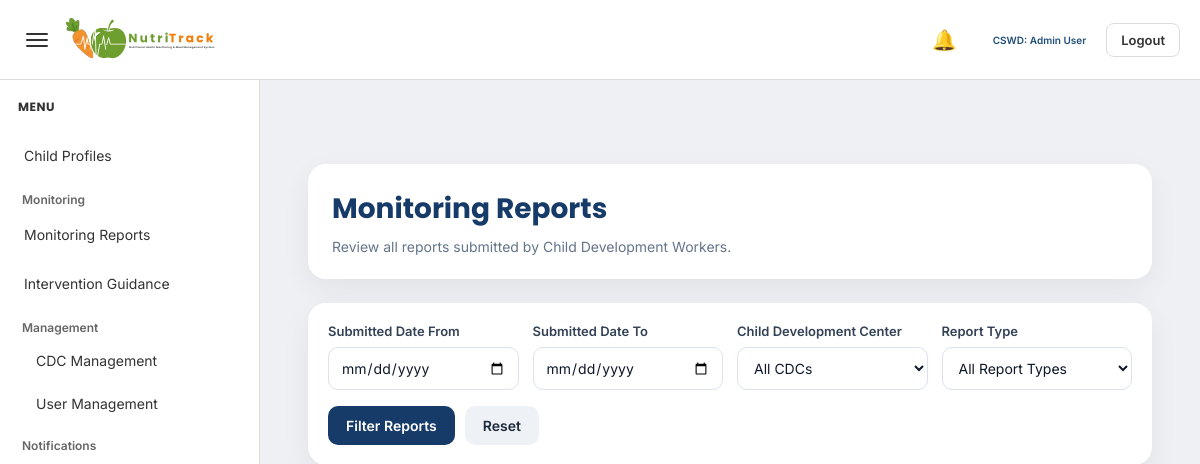
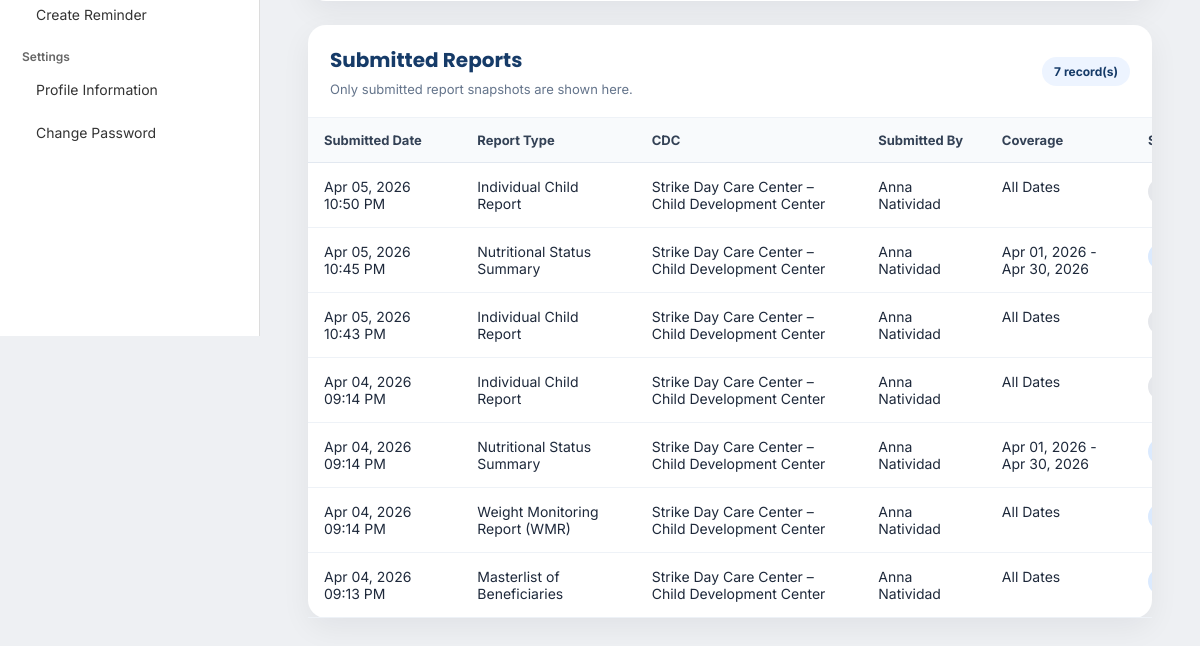
Page /admin/monitoring_reports.php (signed in) on the earlier database version (2 pictures, top to bottom).
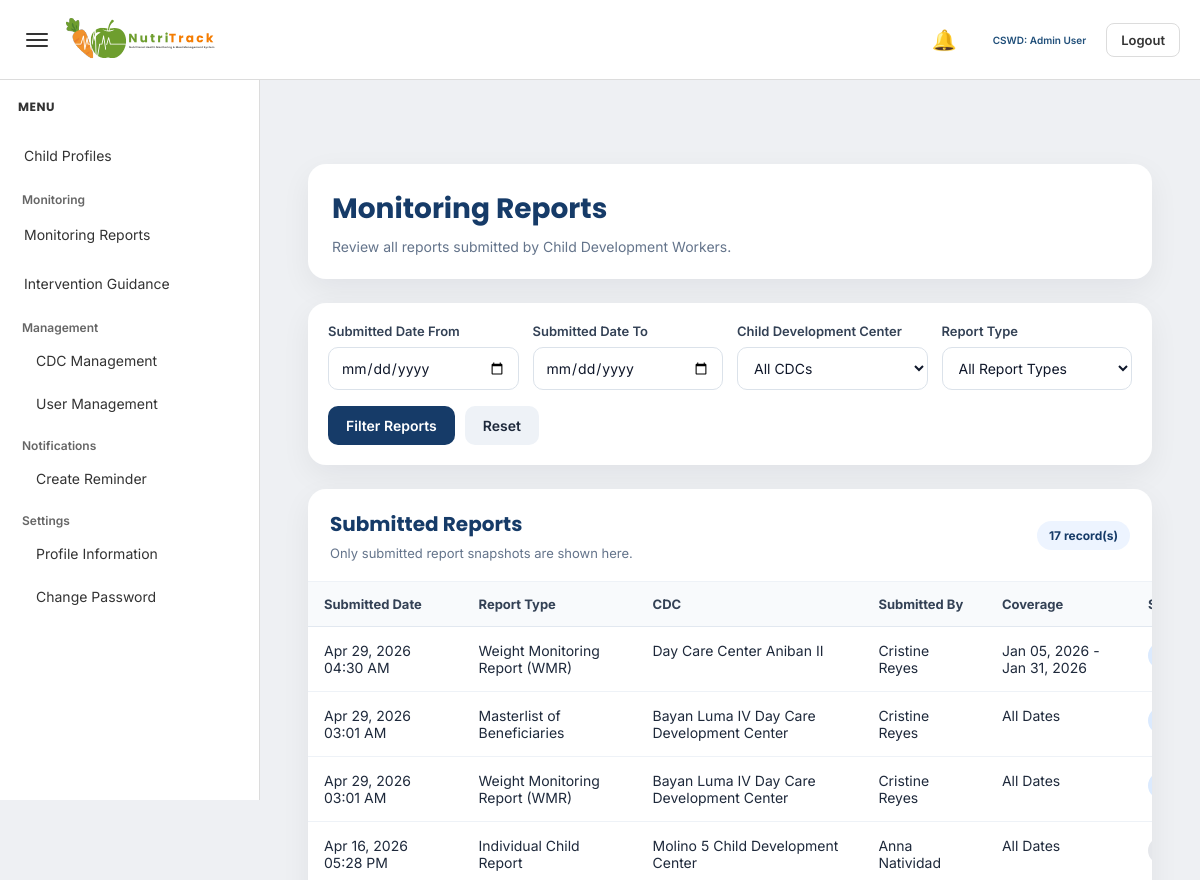
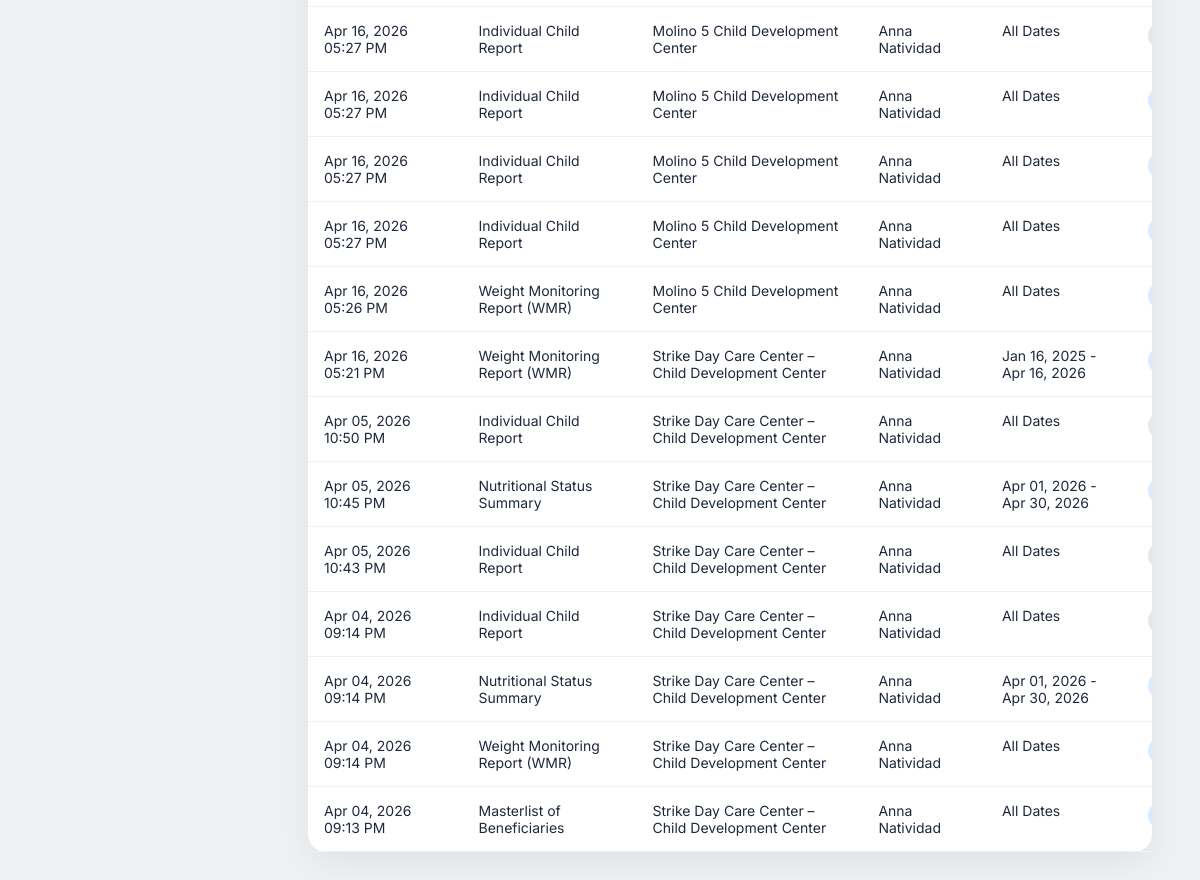
Same page on the later database version (2 pictures, top to bottom).
### tables this page shows
CREATE TABLE `submitted_reports` (
  `submitted_report_id` int(11) NOT NULL,
  `report_type` varchar(100) NOT NULL,
  `cdc_id` int(11) NOT NULL,
  `submitted_by` int(11) NOT NULL,
  `date_from` date DEFAULT NULL,
  `date_to` date DEFAULT NULL,
  `submitted_at` datetime NOT NULL DEFAULT current_timestamp(),
  `status` varchar(50) NOT NULL DEFAULT 'submitted',
  `report_payload` longtext NOT NULL
);

CREATE TABLE `cdc` (
  `cdc_id` int(11) NOT NULL,
  `cdc_name` varchar(100) DEFAULT NULL,
  `barangay` varchar(100) DEFAULT NULL,
  `address` text DEFAULT NULL,
  `status` varchar(20) DEFAULT 'Active',
  `created_at` timestamp NOT NULL DEFAULT current_timestamp()
);

### admin/monitoring_reports.php (the view, shortened to what this page needs)
<?php
include '../config/database.php';
function h($value)
{
    return htmlspecialchars((string)$value, ENT_QUOTES, 'UTF-8');
}
$date_from = isset($_GET['date_from']) ? trim($_GET['date_from']) : '';
$date_to = isset($_GET['date_to']) ? trim($_GET['date_to']) : '';
$report_type_options = [
    'masterlist' => 'Masterlist of Beneficiaries',
    'individual_child' => 'Individual Child Report',
    'feeding_attendance' => 'Feeding Attendance Report',
    'wmr' => 'Weight Monitoring Report (WMR)',
    'nutritional_status_summary' => 'Nutritional Status Summary',
    'terminal_report' => 'Terminal Report'
];
$sql = "
    SELECT
        sr.submitted_report_id,
        sr.report_type,
        sr.cdc_id,
        sr.submitted_by,
        sr.date_from,
        sr.date_to,
        sr.submitted_at,
        sr.status,
        c.cdc_name,
        c.barangay,
        CONCAT(
            COALESCE(u.first_name, ''),
            CASE
                WHEN u.first_name IS NOT NULL AND u.first_name != '' AND u.last_name IS NOT NULL AND u.last_name != '' THEN ' '
                ELSE ''
            END,
            COALESCE(u.last_name, '')
        ) AS submitted_by_name
    FROM submitted_reports sr
    INNER JOIN cdc c ON sr.cdc_id = c.cdc_id
    INNER JOIN users u ON sr.submitted_by = u.user_id
    WHERE 1=1
";
$sql .= " ORDER BY sr.submitted_at DESC, sr.submitted_report_id DESC ";
$stmt = mysqli_prepare($conn, $sql);
$report_rows = [];
$error_message = '';
if ($stmt) {
    mysqli_stmt_execute($stmt);
    $result = mysqli_stmt_get_result($stmt);
    if ($result) {
        while ($row = mysqli_fetch_assoc($result)) {
            $report_rows[] = $row;
        }
    } else {
        $error_message = 'Failed to load submitted reports.';
    }
} else {
    $error_message = 'Failed to prepare submitted reports query.';
}
?>
<!DOCTYPE html>
<html lang="en">
<head>
    <link rel="stylesheet" href="../assets/admin-style.css">
</head>
<body>
<?php include '../includes/admin_topbar.php'; ?>
<?php include '../includes/admin_sidebar.php'; ?>
<div class="main-content" id="mainContent">
    <div class="reports-wrapper">
        <div class="reports-header-card">
            <div class="reports-header">
                <h1>Monitoring Reports</h1>
                <p>Review all reports submitted by Child Development Workers.</p>
            </div>
        </div>
        <div class="filter-card">
            <form method="GET" action="">
                <div class="filter-grid">
                    <div class="form-group">
                        <label for="date_from">Submitted Date From</label>
                        <input type="date" id="date_from" name="date_from" class="form-control" value="<?php echo h($date_from); ?>">
                    </div>
                    <div class="form-group">
                        <label for="date_to">Submitted Date To</label>
                        <input type="date" id="date_to" name="date_to" class="form-control" value="<?php echo h($date_to); ?>">
                    </div>
                    <div class="form-group">
                        <label for="cdc_id">Child Development Center</label>
                        <select id="cdc_id" name="cdc_id" class="form-control">
                            <option value="">All CDCs</option>
                        </select>
                    </div>
                    <div class="form-group">
                        <label for="report_type">Report Type</label>
                        <select id="report_type" name="report_type" class="form-control">
                            <option value="">All Report Types</option>
                        </select>
                    </div>
                </div>
                <div class="filter-actions">
                    <button type="submit" class="filter-btn primary">Filter Reports</button>
                    <a href="monitoring_reports.php" class="filter-btn secondary">Reset</a>
                </div>
            </form>
        </div>
        <div class="table-card">
            <div class="table-header">
                <div>
                    <h2>Submitted Reports</h2>
                    <p>Only submitted report snapshots are shown here.</p>
                </div>
                <div>
                    <span class="record-count"><?php echo count($report_rows); ?> record(s)</span>
                </div>
            </div>
            <?php if (empty($report_rows) && $error_message === ''): ?>
                <div class="empty-state">
                    <h3>No submitted reports found</h3>
                    <p>There are no matching submitted reports for the selected filters.</p>
                </div>
            <?php else: ?>
                <div class="table-wrap">
                    <table class="reports-table">
                        <thead>
                            <tr>
                                <th>Submitted Date</th>
                                <th>Report Type</th>
                                <th>CDC</th>
                                <th>Submitted By</th>
                                <th>Coverage</th>
                                <th>Status</th>
                            </tr>
                        </thead>
                        <tbody>
                            <?php foreach ($report_rows as $row): ?>
                                <?php
                                    $status = strtolower(trim((string)$row['status']));
                                    $status_class = 'status-default';
                                    if ($status === 'submitted') {
                                        $status_class = 'status-submitted';
                                    } elseif ($status === 'reviewed') {
                                        $status_class = 'status-reviewed';
                                    } elseif ($status === 'approved') {
                                        $status_class = 'status-approved';
                                    } elseif ($status === 'returned') {
                                        $status_class = 'status-returned';
                                    }
                                    $coverage_text = 'All Dates';
                                    if (!empty($row['date_from']) && !empty($row['date_to'])) {
                                        $coverage_text = date('M d, Y', strtotime($row['date_from'])) . ' - ' . date('M d, Y', strtotime($row['date_to']));
                                    } elseif (!empty($row['date_from'])) {
                                        $coverage_text = 'From ' . date('M d, Y', strtotime($row['date_from']));
                                    } elseif (!empty($row['date_to'])) {
                                        $coverage_text = 'Up to ' . date('M d, Y', strtotime($row['date_to']));
                                    }
                                    $display_report_type = isset($report_type_options[$row['report_type']])
                                        ? $report_type_options[$row['report_type']]
                                        : ucwords(str_replace('_', ' ', $row['report_type']));
                                ?>
                                <tr>
                                    <td><?php echo h(date('M d, Y h:i A', strtotime($row['submitted_at']))); ?></td>
                                    <td><?php echo h($display_report_type); ?></td>
                                    <td><?php echo h($row['cdc_name']); ?></td>
                                    <td><?php echo h($row['submitted_by_name']); ?></td>
                                    <td><?php echo h($coverage_text); ?></td>
                                    <td>
                                        <span class="status-badge <?php echo h($status_class); ?>">
                                        </span>
                                    </td>
                                </tr>
                            <?php endforeach; ?>
                        </tbody>
                    </table>
                </div>
            <?php endif; ?>
        </div>
    </div>
</div>
</body>
</html>

### includes/admin_topbar.php (shortened to what this page needs)
<?php
$admin_full_name = 'Admin User';
if (isset($_SESSION['first_name']) || isset($_SESSION['last_name'])) {
    $first_name = isset($_SESSION['first_name']) ? trim($_SESSION['first_name']) : '';
    $last_name  = isset($_SESSION['last_name']) ? trim($_SESSION['last_name']) : '';
    $full_name  = trim($first_name . ' ' . $last_name);
    if (!empty($full_name)) {
        $admin_full_name = $full_name;
    }
}
?>
<div class="topbar">
    <div class="topbar-left">
        <button class="menu-toggle" id="menuToggle" type="button" aria-label="Toggle Menu">
            <span></span>
            <span></span>
            <span></span>
        </button>
        <a href="dashboard.php" class="topbar-logo-link">
            <img src="../NUTRITRACK-LOGO.svg" alt="NutriTrack Logo" class="topbar-logo">
        </a>
    </div>
    <div class="topbar-right">
        <div class="topbar-notification" id="adminNotificationWrapper">
            <button class="notif-btn" id="adminNotifToggle" type="button" aria-label="View Notifications">
                <span class="notif-bell">&#128276;</span>
            </button>
        </div>
        <span class="user-text">CSWD: <?php echo htmlspecialchars($admin_full_name); ?></span>
        <a href="../logout.php" class="logout-btn">Logout</a>
    </div>
</div>

### includes/admin_sidebar.php (shortened to what this page needs)
<div class="sidebar" id="sidebar">
    <div class="sidebar-header">
        <h2>MENU</h2>
    </div>
    <div class="sidebar-section">
        <a href="child_records.php" class="sidebar-link">Child Profiles</a>
        <div class="sidebar-title">Monitoring</div>
        <a href="monitoring_reports.php" class="sidebar-link">Monitoring Reports</a>
        <a href="intervention_guidance.php" class="sidebar-link">Intervention Guidance</a>
        <div class="sidebar-title">Management</div>
        <a href="add_cdc.php" class="sidebar-sublink">CDC Management</a>
        <a href="add_user.php" class="sidebar-sublink">User Management</a>
        <div class="sidebar-title">Notifications</div>
        <a href="create_reminder.php" class="sidebar-sublink">Create Reminder</a>
        <div class="sidebar-title">Settings</div>
        <a href="settings.php" class="sidebar-sublink">Profile Information</a>
        <a href="change_password.php" class="sidebar-sublink">Change Password</a>
    </div>
</div>

### assets/admin-style.css (style rules this page uses)
* { box-sizing:border-box; margin:0; padding:0; }
:root { --page-bg:#eef0f3; --card-bg:#ffffff; --text-color:#333333; --muted-text:#666666; --border-color:#dcdcdc; --input-bg:#ffffff; --input-border:#cfcfcf; --readonly-bg:#f5f5f5; --hover-bg:#edf3f8; --active-bg:#dbe7f3; --accent:#1F4E79; --secondary:#2E7D32; --alert:#C0392B; --warning:#E67E22; --table-head:#f7f7f7; --blue-soft:#cfdff1; --green-soft:#dce6da; --red-soft:#eadcdc; --orange-soft:#f4e2d3; }
body { background:var(--page-bg); font-family:'Inter', sans-serif; color:var(--text-color); }
a { text-decoration:none; }
.topbar { position:fixed; top:0; left:0; width:100%; height:80px; background:var(--card-bg); border-bottom:1px solid var(--border-color); display:flex; align-items:center; justify-content:space-between; padding:0 20px; z-index:1100; }
.topbar-left { display:flex; align-items:center; gap:12px; }
.menu-toggle { border:none; background:transparent; display:flex; flex-direction:column; gap:4px; cursor:pointer; padding:6px; }
.menu-toggle span { width:22px; height:2px; background:var(--text-color); border-radius:2px; }
.topbar-logo { height:50px; width:auto; display:block; }
.topbar-right { display:flex; align-items:center; gap:20px; }
.user-text { font-size:10px; font-weight:600; color:var(--accent); }
.logout-btn { padding:8px 14px; border:1px solid var(--border-color); border-radius:8px; background:var(--card-bg); font-size:13px; font-weight:600; color:var(--text-color); }
.sidebar { position:fixed; top:80px; left:0; width:260px; height:calc(100vh - 80px); background:var(--card-bg); border-right:1px solid var(--border-color); overflow-y:auto; z-index:1050; transition:transform 0.25s ease; }
.sidebar-header { padding:18px; }
.sidebar-header h2 { font-family:'Poppins', sans-serif; font-size:12px; font-weight:700; color:var(--text-color); letter-spacing:0.5px; }
.sidebar-section { padding:0 12px 20px; }
.sidebar-link { display:block; padding:12px; margin-bottom:6px; border-radius:8px; font-size:14px; color:var(--text-color); line-height:1.4; }
.main-content { margin-left:260px; padding:140px 24px 24px; transition:margin-left 0.25s ease; }
.sidebar-title { font-size:12px; font-weight:700; color:#555; margin:14px 10px 6px; }
.sidebar-sublink { display:block; padding:10px 12px; margin-left:12px; margin-bottom:4px; border-radius:8px; font-size:14px; font-weight:400; color:var(--text-color); line-height:1.4; }
.sidebar-title { font-size:12px; font-weight:600; color:#666; margin:14px 10px 6px; }
.topbar-notification { position: relative; display: flex; align-items: center; }
.notif-btn { position: relative; border: none; background: transparent; cursor: pointer; color: #ffffff; font-size: 20px; display: flex; align-items: center; justify-content: center; margin-right: 16px; padding: 0; }
.notif-bell { line-height: 1; display: inline-block; }

Differences in the rows shown:
added submitted_reports: submitted_at "Apr 29, 2026 04:30 AM", report_type "Weight Monitoring Report (WMR)", cdc.cdc_name "Day Care Center Aniban II", submitted_by_name "Cristine Reyes", coverage_text "Jan 05, 2026 - Jan 31, 2026"
added submitted_reports: submitted_at "Apr 29, 2026 03:01 AM", report_type "Masterlist of Beneficiaries", cdc.cdc_name "Bayan Luma IV Day Care Development Center", submitted_by_name "Cristine Reyes", coverage_text "All Dates"
added submitted_reports: submitted_at "Apr 29, 2026 03:01 AM", report_type "Weight Monitoring Report (WMR)", cdc.cdc_name "Bayan Luma IV Day Care Development Center", submitted_by_name "Cristine Reyes", coverage_text "All Dates"
added submitted_reports: submitted_at "Apr 16, 2026 05:28 PM", report_type "Individual Child Report", cdc.cdc_name "Molino 5 Child Development Center", submitted_by_name "Anna Natividad", coverage_text "All Dates"
added submitted_reports: submitted_at "Apr 16, 2026 05:27 PM", report_type "Individual Child Report", cdc.cdc_name "Molino 5 Child Development Center", submitted_by_name "Anna Natividad", coverage_text "All Dates"
added submitted_reports: submitted_at "Apr 16, 2026 05:27 PM", report_type "Individual Child Report", cdc.cdc_name "Molino 5 Child Development Center", submitted_by_name "Anna Natividad", coverage_text "All Dates"
added submitted_reports: submitted_at "Apr 16, 2026 05:27 PM", report_type "Individual Child Report", cdc.cdc_name "Molino 5 Child Development Center", submitted_by_name "Anna Natividad", coverage_text "All Dates"
added submitted_reports: submitted_at "Apr 16, 2026 05:27 PM", report_type "Individual Child Report", cdc.cdc_name "Molino 5 Child Development Center", submitted_by_name "Anna Natividad", coverage_text "All Dates"
added submitted_reports: submitted_at "Apr 16, 2026 05:26 PM", report_type "Weight Monitoring Report (WMR)", cdc.cdc_name "Molino 5 Child Development Center", submitted_by_name "Anna Natividad", coverage_text "All Dates"
added submitted_reports: submitted_at "Apr 16, 2026 05:21 PM", report_type "Weight Monitoring Report (WMR)", cdc.cdc_name "Strike Day Care Center – Child Development Center", submitted_by_name "Anna Natividad", coverage_text "Jan 16, 2025 - Apr 16, 2026"
Other differences:
count($report_rows): "7" → "17"
